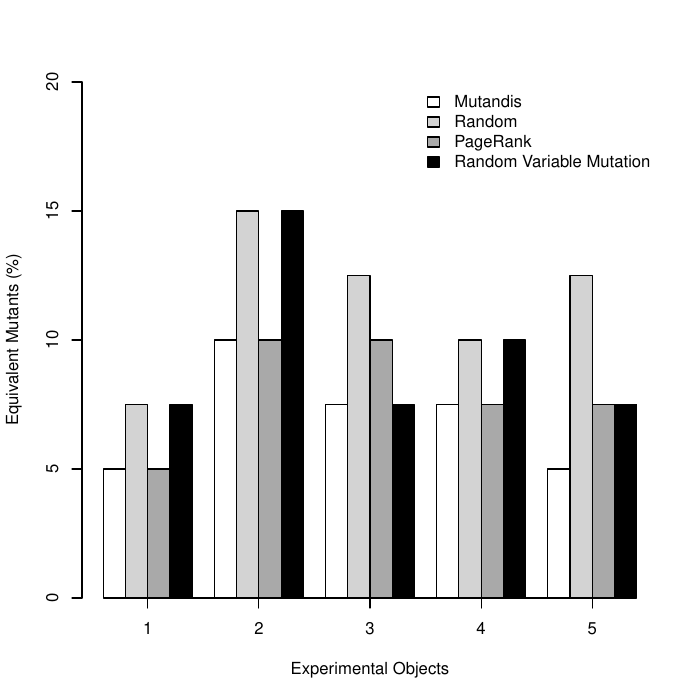

R code for this plot:
data <- read.csv(file="../data/equivMuts.txt", header=T)

pdf("equivMuts-barPlot.pdf")

x <- data$AppId
mutandisY<-data$MutandisPerc
randomY<-data$RandomPerc
PageRankY<-data$PageRankPerc
RandVarMutY<-data$RandVarMutPerc

height <- rbind(mutandisY,randomY, PageRankY,RandVarMutY)


#colors <- grey.colors(4, start = 0.8, end = 0.4, gamma = 2.2)
colors<-c("white", "lightgray", "darkgray", "black")

mp <- barplot(height, beside = TRUE, 
ylim = c(0, 20), ylab="Equivalent Mutants (%)", xlab="Experimental Objects", col=colors)



myaxis <- c(3, 8, 13, 18, 23)
myaxislab <- c(1, 2, 3, 4, 5)  

labels <- c('Mutandis', 'Random', 'PageRank', 'Random Variable Mutation')
axis(1, at = myaxis, labels = myaxislab, cex.axis = 1)
legend("topright", labels, fill=colors, bty="n")
dev.off()